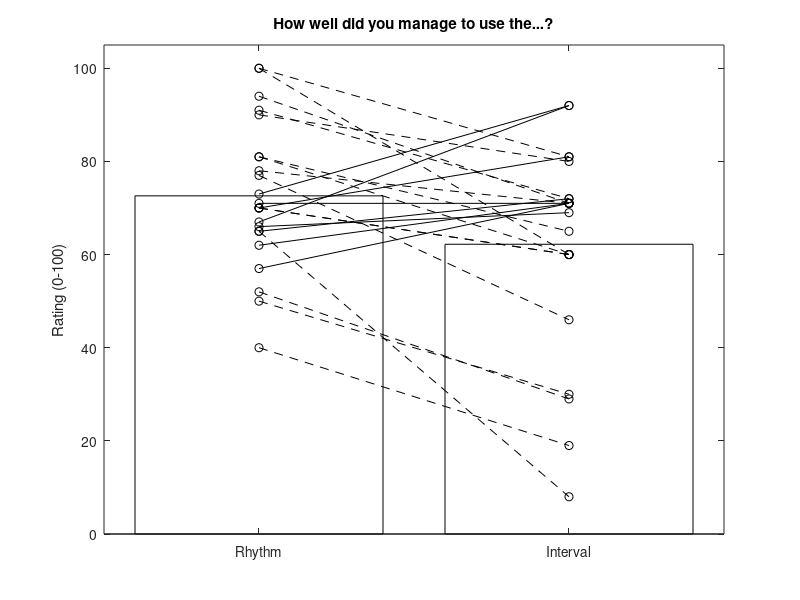

The MATLAB script that drew this image: (Note: this script raises an error after producing the figure.)
% Figure for how well people used the temporal structure (0-100)
clear 
clc

% Data imported from qualtrics
interval_survey=[71    71    60    92    19    30    71    60    92    60    29     8    80    81    72    46 72    81    69    65    71    71    60];
rhythm_survey=[57    62   100    67    40    50    71    70    73    70    52    65    90   100    65    77 91    70    66    81    94    78    81];



% Merge
survey_means=[mean(rhythm_survey) mean(interval_survey)];
figure;
%Plot
b=bar(survey_means,'Facecolor', 'flat');
hold on
% plot(1,rhythm_survey,'ob')
% plot(2,interval_survey,'or')
xticklabels({'Rhythm', 'Interval'})
ylabel('Rating (0-100)')
ylim([0 105])
title('How well did you manage to use the...?')
% General idea
% matrix is the matrix of values you want to plot
% rows are subjects, columns conditions
boxplotdata=[rhythm_survey;interval_survey]';
hold on
% poi i singoli soggetti

for i=1:size(boxplotdata,1)

    if boxplotdata(i,1) > boxplotdata(i,2)
        plot([1,2],[boxplotdata(i,1),boxplotdata(i,2)],'--ro', "LineWidth", 0.7, "Color", 'k')
    else
        plot([1,2],[boxplotdata(i,1),boxplotdata(i,2)],'-ro', "LineWidth", 0.7, "Color", 'k')
    end
end

b.CData(1,:) = [0.00,0.45,0.74];
b.CData(2,:) = [0.85,0.33,0.10];
